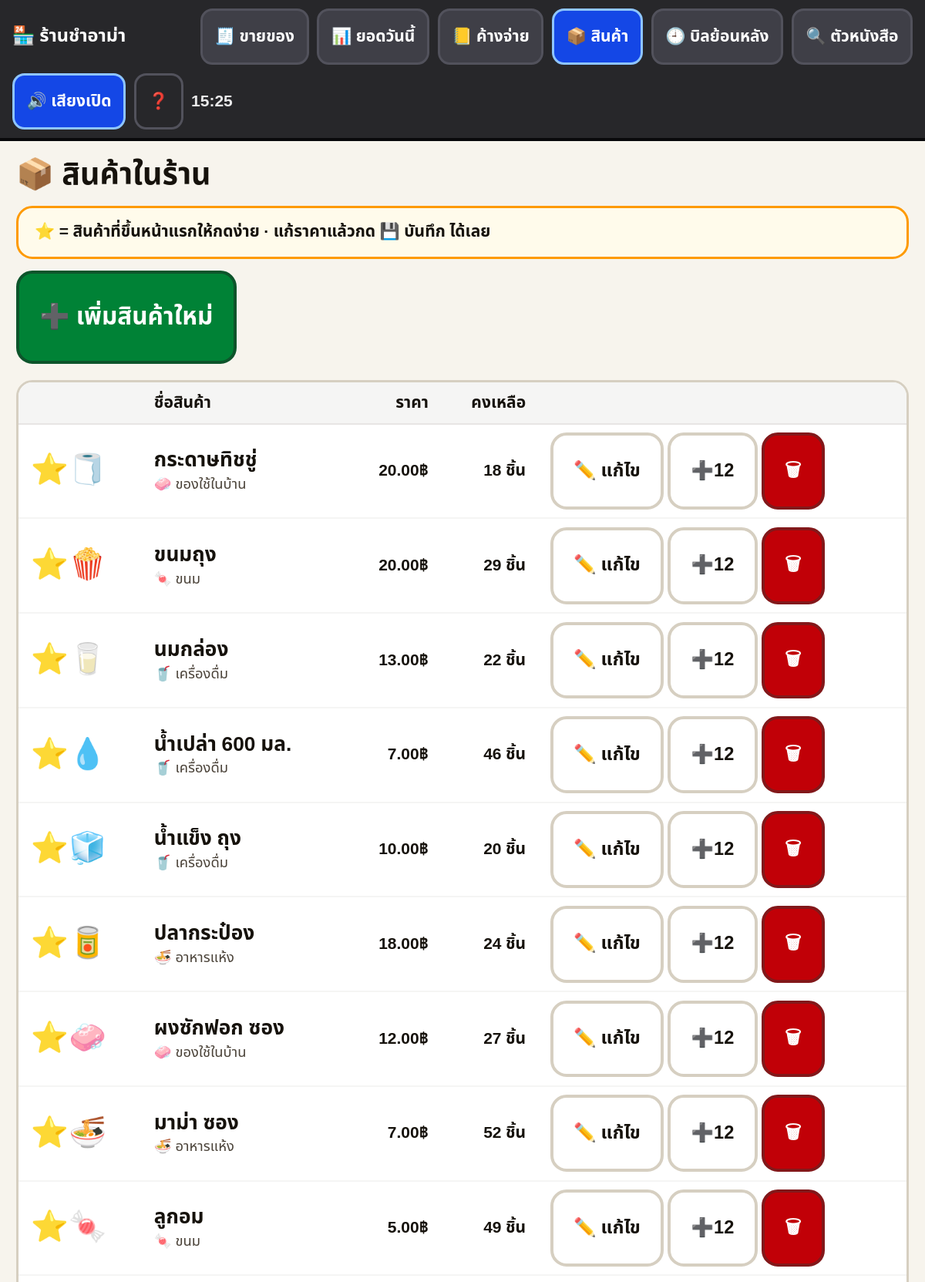
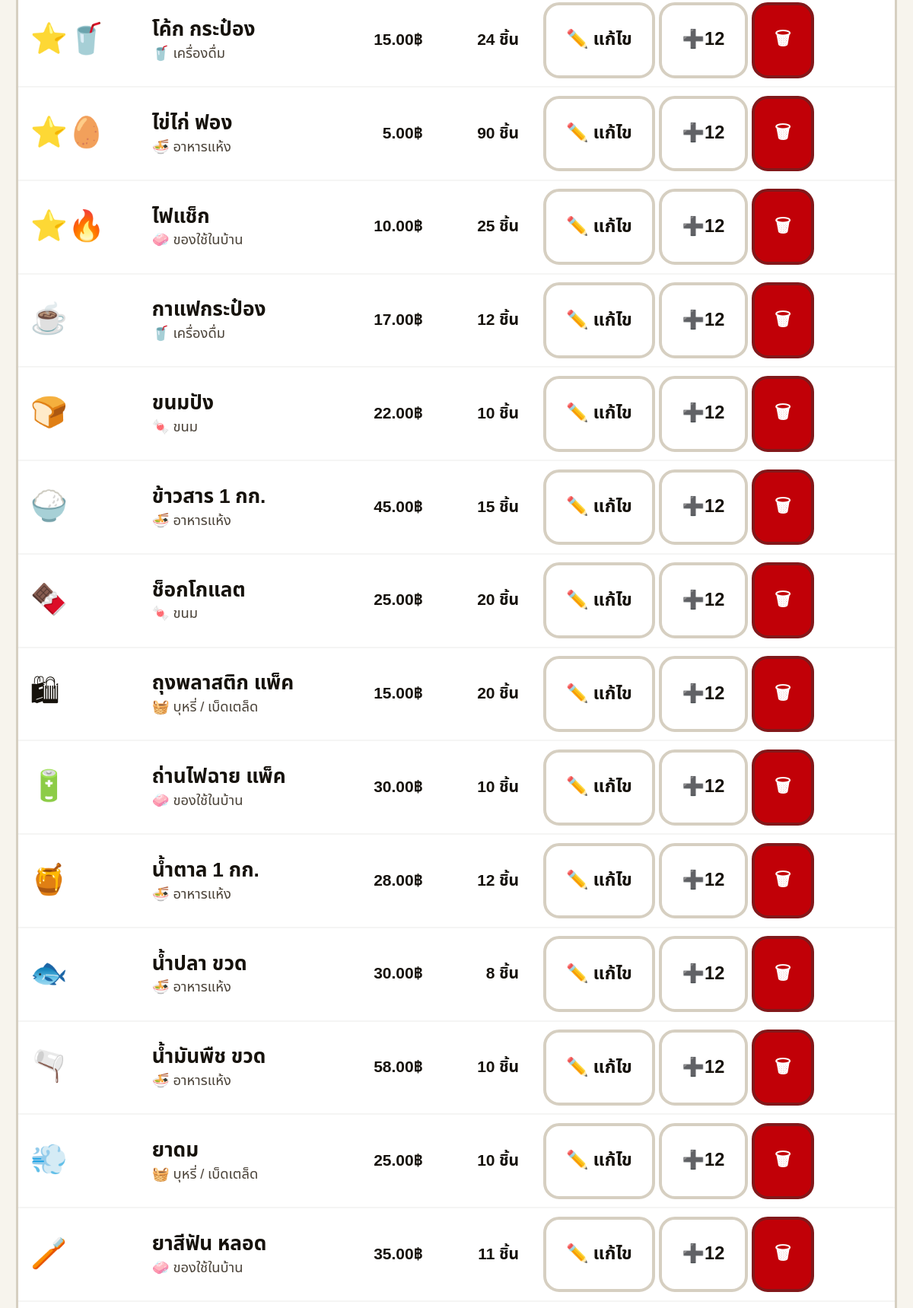
Screenshot of /products/ (upper part) with the database file from the repository (2 pictures, top to bottom).
### store/models.py (models this page shows, shortened)
class Product(models.Model):
    name = models.CharField('ชื่อสินค้า', max_length=120)
    price = models.DecimalField('ราคาขาย (บาท)', max_digits=10, decimal_places=2)
    cost = models.DecimalField('ราคาทุน (บาท)', max_digits=10, decimal_places=2,
                               default=Decimal('0.00'))
    category = models.ForeignKey(Category, verbose_name='หมวด', on_delete=models.SET_NULL,
                                 null=True, blank=True, related_name='products')
    emoji = models.CharField('รูปสัญลักษณ์', max_length=8, default='🛒',
                             help_text='ใส่อิโมจิให้อาม่าจำง่าย เช่น 🥤 🍜 🍫')
    image = models.ImageField('รูปสินค้า', upload_to='products/', null=True, blank=True)
    barcode = models.CharField('บาร์โค้ด', max_length=60, blank=True, db_index=True)
    unit = models.CharField('หน่วย', max_length=20, default='ชิ้น')
    stock = models.IntegerField('จำนวนคงเหลือ', default=0)
    track_stock = models.BooleanField('นับสต๊อก', default=True)
    low_stock_alert = models.IntegerField('เตือนเมื่อเหลือน้อยกว่า', default=3)
    is_favorite = models.BooleanField('ปักหมุดหน้าแรก', default=False,
                                      help_text='สินค้าขายบ่อย ให้ขึ้นหน้าแรกตัวใหญ่ๆ')
    sort_order = models.IntegerField('ลำดับ', default=0)
    is_active = models.BooleanField('ยังขายอยู่', default=True)
    class Meta:
        verbose_name = 'สินค้า'
        verbose_name_plural = 'สินค้า'
        ordering = ['-is_favorite', 'sort_order', 'name']
    @property
    def is_low_stock(self):
        return self.track_stock and self.stock <= self.low_stock_alert

class Category(models.Model):
    name = models.CharField('ชื่อหมวด', max_length=60)
    emoji = models.CharField('รูปสัญลักษณ์', max_length=8, default='📦')
    color = models.CharField('สีพื้น', max_length=20, default='#2563eb')
    sort_order = models.IntegerField('ลำดับ', default=0)
    class Meta:
        verbose_name = 'หมวดสินค้า'
        verbose_name_plural = 'หมวดสินค้า'
        ordering = ['sort_order', 'name']
    def __str__(self):
        return f'{self.emoji} {self.name}'

### store/views.py (the view)
# urls.py: path('products/', views.product_list, name='product_list'),
def product_list(request):
    ctx = _shop_context()
    ctx.update({
        'products': Product.objects.filter(is_active=True).select_related('category'),
        'categories': Category.objects.all(),
    })
    return render(request, 'store/products.html', ctx)

### store/views.py (called while the page is built)
def _shop_context():
    return {
        'shop_name': getattr(settings, 'SHOP_NAME', 'ร้านชำ'),
        'shop_phone': getattr(settings, 'SHOP_PHONE', ''),
    }

### store/templates/store/products.html (shortened to what this page needs)
{% extends 'base.html' %}
{% block body %}
<div class="max-w-6xl mx-auto p-4">
  <h1 class="mb-3 text-3xl font-extrabold">📦 สินค้าในร้าน</h1>
  <div class="mb-3 px-4 py-3 text-base font-bold bg-amber-50 border-3 border-amber-500 rounded-2xl">
    ⭐ = สินค้าที่ขึ้นหน้าแรกให้กดง่าย · แก้ราคาแล้วกด 💾 บันทึก ได้เลย
  </div>
  <button class="btn btn-green btn-lg" id="newBtn">➕ เพิ่มสินค้าใหม่</button>
  <div class="overflow-x-auto mt-4">
    <table class="tbl">
      <tr><th></th><th>ชื่อสินค้า</th><th class="num">ราคา</th><th class="num">คงเหลือ</th><th></th></tr>
      {% for p in products %}
        <tr>
          <td class="text-3xl whitespace-nowrap">{% if p.is_favorite %}⭐{% endif %}{{ p.emoji }}</td>
          <td class="text-xl font-extrabold">{{ p.name }}
            <div class="text-sm font-normal text-inksoft">{{ p.category|default:"" }}</div>
          </td>
          <td class="num">{{ p.price|floatformat:2 }}฿</td>
          <td class="num {% if p.is_low_stock %}text-red-700{% endif %}">{{ p.stock }} {{ p.unit }}</td>
          <td>
            <div class="flex gap-1">
              <button class="btn btn-plain edit"
                      data-id="{{ p.id }}" data-name="{{ p.name }}" data-price="{{ p.price }}"
                      data-emoji="{{ p.emoji }}" data-cat="{{ p.category_id|default:'' }}"
                      data-unit="{{ p.unit }}" data-stock="{{ p.stock }}"
                      data-barcode="{{ p.barcode }}" data-fav="{{ p.is_favorite|yesno:'1,' }}">✏️ แก้ไข</button>
              <form method="post" action="{% url 'store:product_restock' p.pk %}">
                <button class="btn btn-plain" title="เติมของเข้าสต๊อก 12 ชิ้น">➕12</button>
              </form>
              <form method="post" action="{% url 'store:product_delete' p.pk %}"
                    onsubmit="return confirm('เอา {{ p.name }} ออกจากร้านใช่ไหม?')">
                <button class="btn btn-red">🗑</button>
              </form>
            </div>
          </td>
        </tr>
      {% empty %}
        <tr><td colspan="5">— ยังไม่มีสินค้า กดปุ่ม “เพิ่มสินค้าใหม่” ด้านบน —</td></tr>
      {% endfor %}
    </table>
  </div>
</div>
{% endblock %}

### rows the page displays
Product: emoji "🧻", name "กระดาษทิชชู่", category "🧼 ของใช้ในบ้าน", price "20.00", stock "18", unit "ชิ้น"
Product: emoji "🍿", name "ขนมถุง", category "🍬 ขนม", price "20.00", stock "29", unit "ชิ้น"
Product: emoji "🥛", name "นมกล่อง", category "🥤 เครื่องดื่ม", price "13.00", stock "22", unit "ชิ้น"
Product: emoji "💧", name "น้ำเปล่า 600 มล.", category "🥤 เครื่องดื่ม", price "7.00", stock "46", unit "ชิ้น"
Product: emoji "🧊", name "น้ำแข็ง ถุง", category "🥤 เครื่องดื่ม", price "10.00", stock "20", unit "ชิ้น"
Product: emoji "🥫", name "ปลากระป๋อง", category "🍜 อาหารแห้ง", price "18.00", stock "24", unit "ชิ้น"
Product: emoji "🧼", name "ผงซักฟอก ซอง", category "🧼 ของใช้ในบ้าน", price "12.00", stock "27", unit "ชิ้น"
Product: emoji "🍜", name "มาม่า ซอง", category "🍜 อาหารแห้ง", price "7.00", stock "52", unit "ชิ้น"
Product: emoji "🍬", name "ลูกอม", category "🍬 ขนม", price "5.00", stock "49", unit "ชิ้น"
Product: emoji "🥤", name "โค้ก กระป๋อง", category "🥤 เครื่องดื่ม", price "15.00", stock "24", unit "ชิ้น"
Product: emoji "🥚", name "ไข่ไก่ ฟอง", category "🍜 อาหารแห้ง", price "5.00", stock "90", unit "ชิ้น"
Product: emoji "🔥", name "ไฟแช็ก", category "🧼 ของใช้ในบ้าน", price "10.00", stock "25", unit "ชิ้น"
Product: emoji "☕", name "กาแฟกระป๋อง", category "🥤 เครื่องดื่ม", price "17.00", stock "12", unit "ชิ้น"
Product: emoji "🍞", name "ขนมปัง", category "🍬 ขนม", price "22.00", stock "10", unit "ชิ้น"
Product: emoji "🍚", name "ข้าวสาร 1 กก.", category "🍜 อาหารแห้ง", price "45.00", stock "15", unit "ชิ้น"
Product: emoji "🍫", name "ช็อกโกแลต", category "🍬 ขนม", price "25.00", stock "20", unit "ชิ้น"
Product: emoji "🛍", name "ถุงพลาสติก แพ็ค", category "🧺 บุหรี่ / เบ็ดเตล็ด", price "15.00", stock "20", unit "ชิ้น"
Product: emoji "🔋", name "ถ่านไฟฉาย แพ็ค", category "🧼 ของใช้ในบ้าน", price "30.00", stock "10", unit "ชิ้น"
Product: emoji "🍯", name "น้ำตาล 1 กก.", category "🍜 อาหารแห้ง", price "28.00", stock "12", unit "ชิ้น"
Product: emoji "🐟", name "น้ำปลา ขวด", category "🍜 อาหารแห้ง", price "30.00", stock "8", unit "ชิ้น"
Product: emoji "🫗", name "น้ำมันพืช ขวด", category "🍜 อาหารแห้ง", price "58.00", stock "10", unit "ชิ้น"
Product: emoji "💨", name "ยาดม", category "🧺 บุหรี่ / เบ็ดเตล็ด", price "25.00", stock "10", unit "ชิ้น"
Product: emoji "🪥", name "ยาสีฟัน หลอด", category "🧼 ของใช้ในบ้าน", price "35.00", stock "11", unit "ชิ้น"

### other values shown
{{ shop_name }} "ร้านชำอาม่า"
